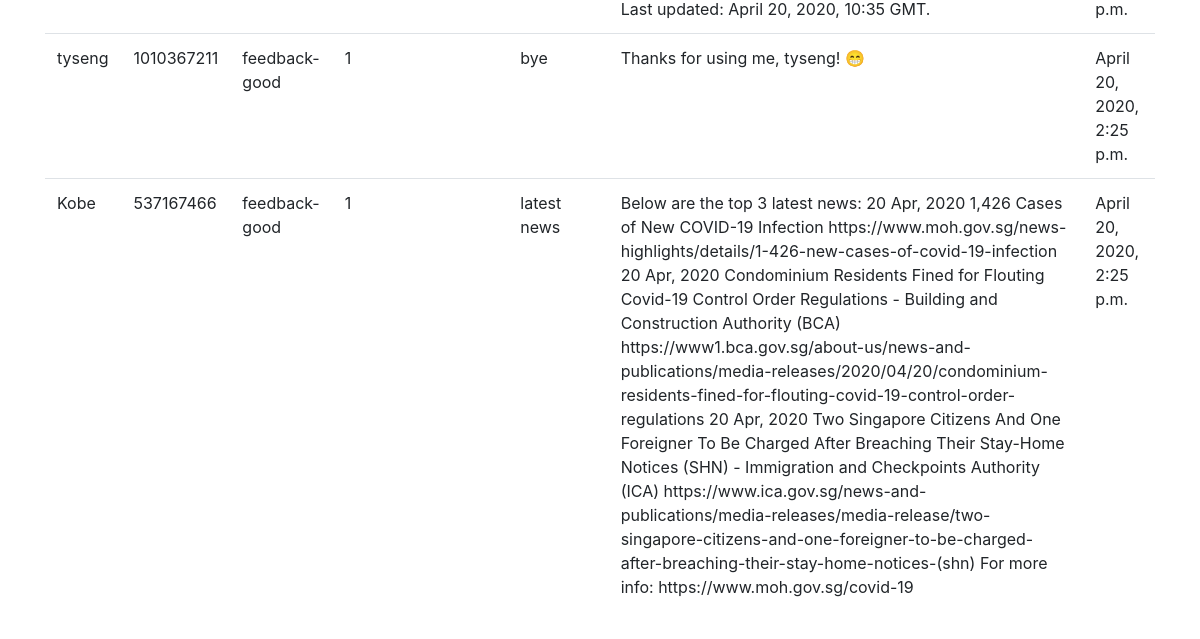
Before: /feedback_page/ (lower part) with the older database file.
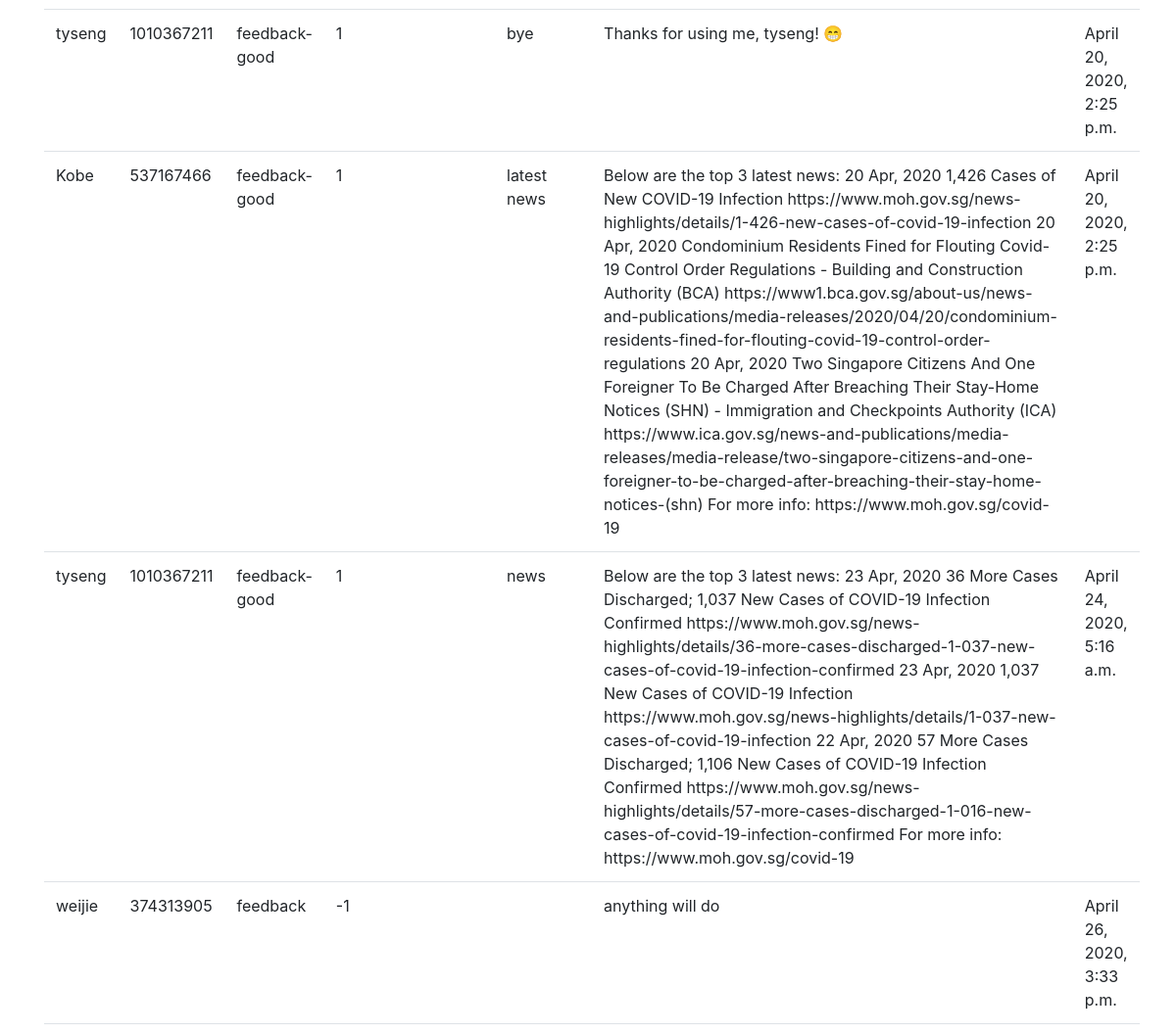
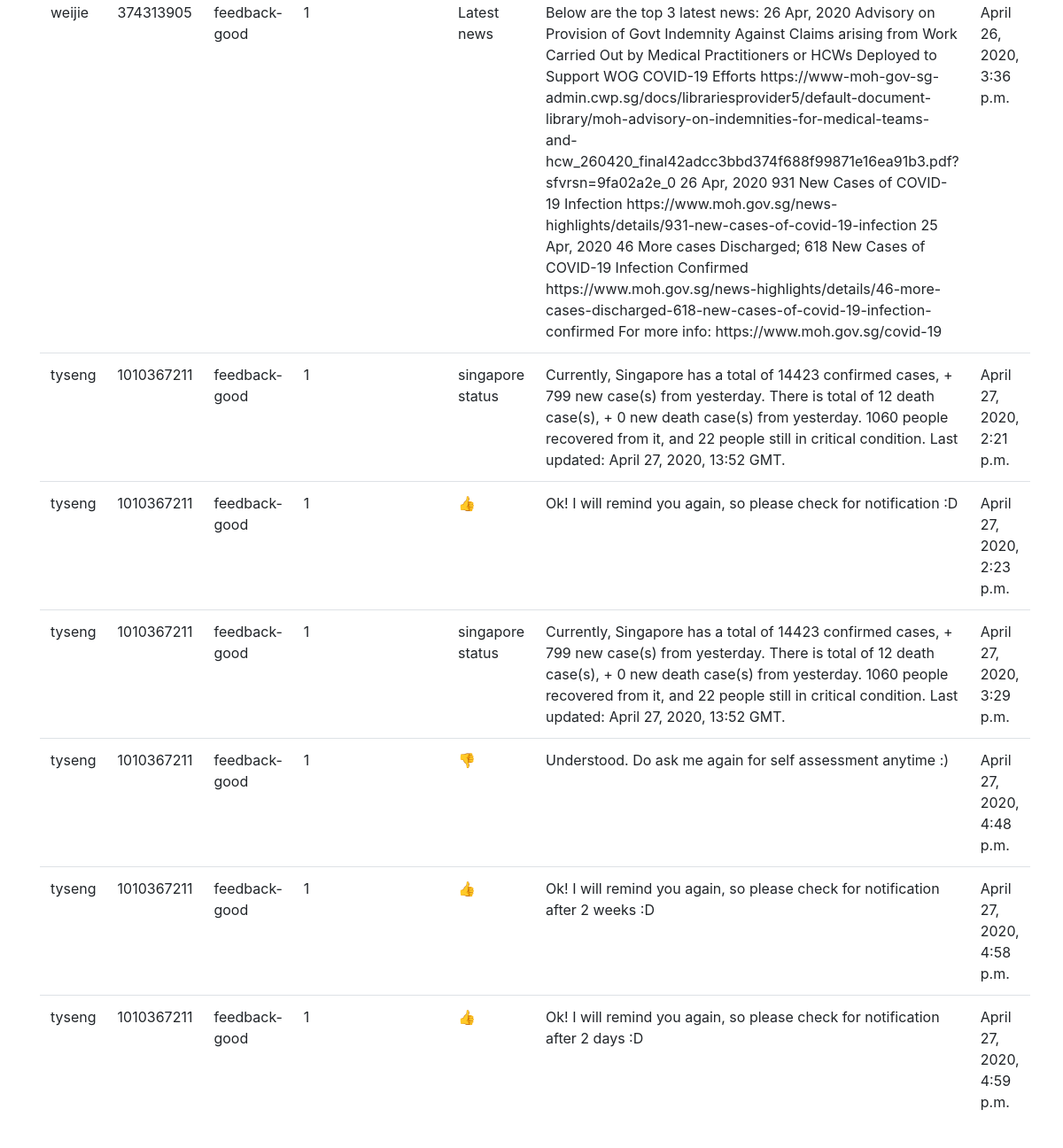
After: the same page with the newer database file (2 pictures, top to bottom).
### chatbot_app/models.py (models this page shows)
class feedbackList(models.Model):
    intent = models.CharField(max_length=100, blank=False)
    first_name = models.CharField(max_length=100, blank=True)
    telegram_user = models.CharField(max_length=100, blank=True)
    session_ID = models.CharField(max_length=100, blank=False)
    chat_ID = models.CharField(max_length=100)
    triggered_intent = models.CharField(max_length=100, blank=True)
    rating = models.IntegerField()
    question = models.CharField(max_length=10000)
    answer = models.CharField(max_length=10000)
    datetime = models.DateTimeField(auto_now = True)

### chatbot_app/views.py (the view)
# urls.py: path('feedback_page/', views.feedback_page, name='feedback_page_list'),
def feedback_page(request):
    feedback_item = feedbackList.objects.order_by('datetime')
    feedback_dict = {'fb_table' : feedback_item}
    return render(request, r'chat_bot_template/feedback_page.html', feedback_dict)

### templates/chat_bot_template/feedback_page.html (shortened to what this page needs)
<!DOCTYPE html>
{% load static %}
    <head>
        <link rel="stylesheet" href="{% static "css/bootstrap.css" %}">
    </head>
    <body>
        <div class='container'>
            {% if fb_table %}
            <table class='table'>
                {% for i in fb_table %}
                <tr>
                    <td>{{i.first_name}}</td>
                    <td>{{i.chat_ID}}</td>
                    <td>{{i.intent}}</td>
                    <td>{{i.rating}}</td>
                    <td>{{i.triggered_intent}}</td>
                    <td>{{i.question}}</td>
                    <td>{{i.answer}}</td>
                    <td>{{i.datetime}}</td>
                </tr>
                {%endfor%}
            </table>
            {% else %}
            <br>
            <p>No record found!</p>
            {%endif%}
            <br>
        </div>
    </body>
</html>

Changed rows visible on the page:
added feedbackList: first_name "tyseng", chat_ID "1010367211", intent "feedback-good", rating "1", question "news", answer "Below are the top 3 latest news: 23 Apr, 2020 36 More Cases Discharged; 1,037 New Cases of COVID-19 Infection Confirmed https://www.moh.gov.sg/news-highlights/details/36-more-cases-discharged-1-037-new-cases-of-covid-19-infection-confirmed 23 Apr, 2020 1,037 New Cases of COVID-19 Infection https://www.moh.gov.sg/news-highlights/details/1-037-new-cases-of-covid-19-infection 22 Apr, 2020 57 More Cases Discharged; 1,106 New Cases of COVID-19 Infection Confirmed https://www.moh.gov.sg/news-highlights/details/57-more-cases-discharged-1-016-new-cases-of-covid-19-infection-confirmed For more info: https://www.moh.gov.sg/covid-19", datetime "April 24, 2020, 5:16 a.m."
added feedbackList: first_name "weijie", chat_ID "374313905", intent "feedback", rating "-1", answer "anything will do", datetime "April 26, 2020, 3:33 p.m."
added feedbackList: first_name "weijie", chat_ID "374313905", intent "feedback-good", rating "1", question "Latest news", answer "Below are the top 3 latest news: 26 Apr, 2020 Advisory on Provision of Govt Indemnity Against Claims arising from Work Carried Out by Medical Practitioners or HCWs Deployed to Support WOG COVID-19 Efforts https://www-moh-gov-sg-admin.cwp.sg/docs/librariesprovider5/default-document-library/moh-advisory-on-indemnities-for-medical-teams-and-hcw_260420_final42adcc3bbd374f688f99871e16ea91b3.pdf?sfvrsn=9fa02a2e_0 26 Apr, 2020 931 New Cases of COVID-19 Infection https://www.moh.gov.sg/news-highlights/details/931-new-cases-of-covid-19-infection 25 Apr, 2020 46 More cases Discharged; 618 New Cases of COVID-19 Infection Confirmed…", datetime "April 26, 2020, 3:36 p.m."
added feedbackList: first_name "tyseng", chat_ID "1010367211", intent "feedback-good", rating "1", question "singapore status", answer "Currently, Singapore has a total of 14423 confirmed cases, + 799 new case(s) from yesterday. There is total of 12 death case(s), + 0 new death case(s) from yesterday. 1060 people recovered from it, and 22 people still in critical condition. Last updated: April 27, 2020, 13:52 GMT.", datetime "April 27, 2020, 2:21 p.m."
added feedbackList: first_name "tyseng", chat_ID "1010367211", intent "feedback-good", rating "1", question "👍", answer "Ok! I will remind you again, so please check for notification :D", datetime "April 27, 2020, 2:23 p.m."
added feedbackList: first_name "tyseng", chat_ID "1010367211", intent "feedback-good", rating "1", question "singapore status", answer "Currently, Singapore has a total of 14423 confirmed cases, + 799 new case(s) from yesterday. There is total of 12 death case(s), + 0 new death case(s) from yesterday. 1060 people recovered from it, and 22 people still in critical condition. Last updated: April 27, 2020, 13:52 GMT.", datetime "April 27, 2020, 3:29 p.m."
added feedbackList: first_name "tyseng", chat_ID "1010367211", intent "feedback-good", rating "1", question "👎", answer "Understood. Do ask me again for self assessment anytime :)", datetime "April 27, 2020, 4:48 p.m."
added feedbackList: first_name "tyseng", chat_ID "1010367211", intent "feedback-good", rating "1", question "👍", answer "Ok! I will remind you again, so please check for notification after 2 weeks :D", datetime "April 27, 2020, 4:58 p.m."
added feedbackList: first_name "tyseng", chat_ID "1010367211", intent "feedback-good", rating "1", question "👍", answer "Ok! I will remind you again, so please check for notification after 2 days :D", datetime "April 27, 2020, 4:59 p.m."
